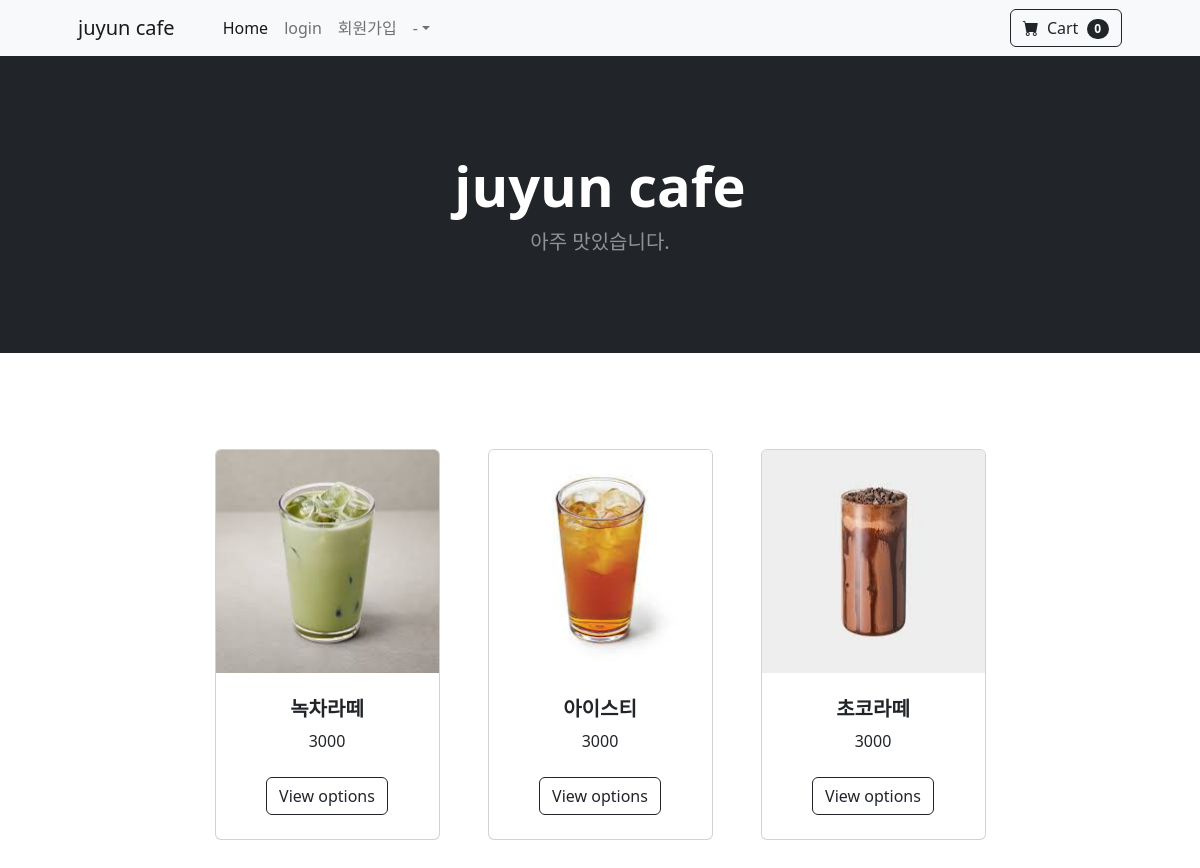
Page /question/list/ on the earlier database version.
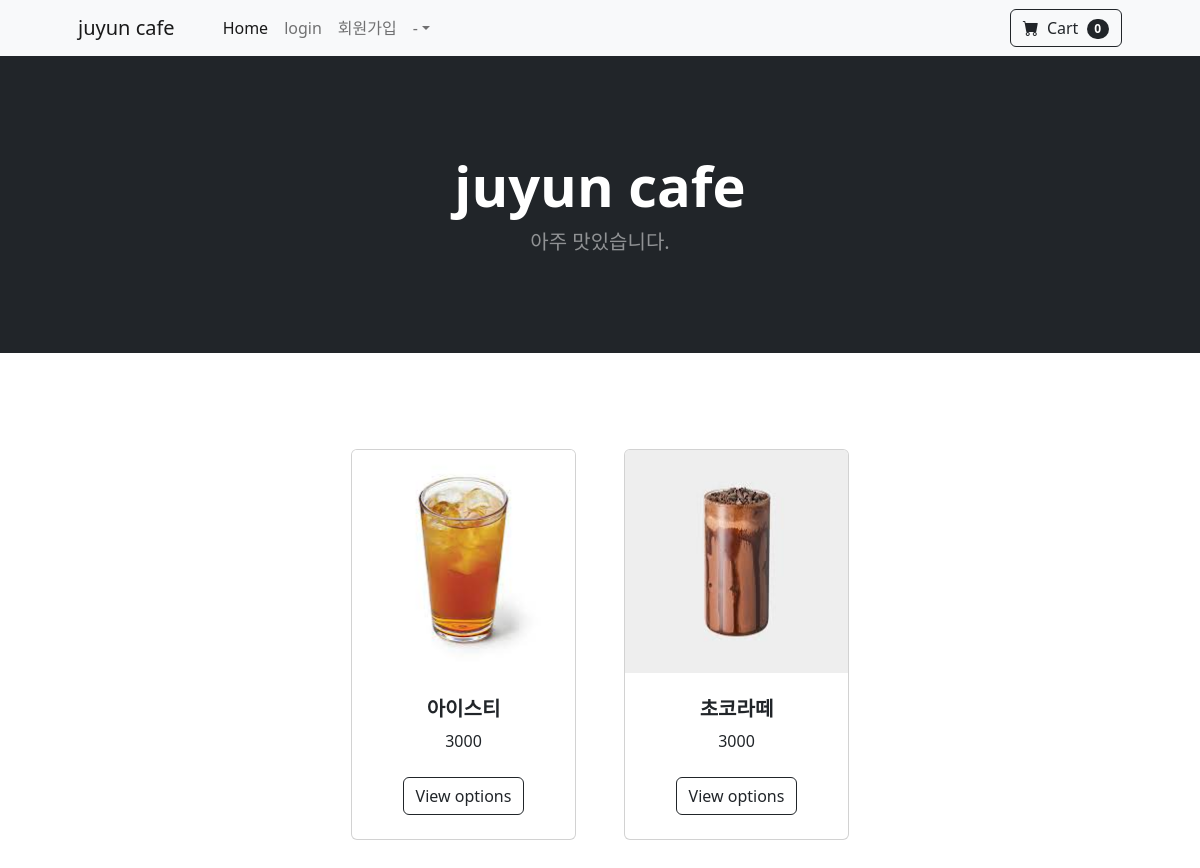
Same page on the later database version.
### pybo/models.py (models this page shows)
class Question(db.Model):
    id = db.Column(db.Integer, primary_key=True)
    subject = db.Column(db.String(200), nullable=False)
    content = db.Column(db.String(200), nullable=False)
    price = db.Column(db.String(200), nullable=False)
    create_date = db.Column(db.DateTime(), nullable=False)

### pybo/views/question_views.py (the view)
@bp.route('/list/')
def _list():
    question_list = Question.query.order_by(Question.create_date.desc())
    return render_template('question/question_list.html', question_list=question_list)

### pybo/views/auth_views.py (called while the page is built)
@bp.before_app_request
def load_logged_in_user():
    user_id = session.get('user_id')
    if user_id is None:
        g.user = None
    else:
        g.user = User.query.get(user_id)

### pybo/templates/question/question_list.html (shortened to what this page needs)
<!DOCTYPE html>
<html lang="en">
    <head>
        <link href="https://cdn.jsdelivr.net/npm/bootstrap-icons@1.5.0/font/bootstrap-icons.css" rel="stylesheet" />
        <link href="/static/css/styles.css" rel="stylesheet" />
    </head>
    <body>
 <nav class="navbar navbar-expand-lg navbar-light bg-light">
    <div class="container px-4 px-lg-5">
        <a class="navbar-brand" href="#!">juyun cafe</a>
        <div class="collapse navbar-collapse" id="navbarSupportedContent">
            <ul class="navbar-nav me-auto mb-2 mb-lg-0 ms-lg-4">
                <li class="nav-item"><a class="nav-link active" aria-current="page" href="#!">Home</a></li>
                {%if g.user%}
                <li class="nav-item"><a class="nav-link" href="{{ url_for('auth.logout') }}">{{ g.user.username }} (로그아웃)</a></li>
                {%else%}
                <li class="nav-item"><a class="nav-link" href="{{ url_for('auth.login') }}">login</a></li>
                <li class="nav-item"><a class="nav-link" href="{{ url_for('auth.signup') }}">회원가입</a></li>
                {%endif%}
                <li class="nav-item dropdown">
                    <a class="nav-link dropdown-toggle" id="navbarDropdown" href="#" role="button" data-bs-toggle="dropdown" aria-expanded="false">-</a>
                </li>
            </ul>
            <form class="d-flex">
                <button class="btn btn-outline-dark" type="submit">
                    <i class="bi-cart-fill me-1"></i>
                    Cart
                    <span class="badge bg-dark text-white ms-1 rounded-pill">0</span>
                </button>
            </form>
        </div>
    </div>
</nav>
<header class="bg-dark py-5">
    <div class="container px-4 px-lg-5 my-5">
        <div class="text-center text-white">
            <h1 class="display-4 fw-bolder">juyun cafe</h1>
            <p class="lead fw-normal text-white-50 mb-0">아주 맛있습니다.</p>
        </div>
    </div>
</header>
<section class="py-5">
    <div class="container px-4 px-lg-5 mt-5">
        <div class="row gx-4 gx-lg-5 row-cols-2 row-cols-md-3 row-cols-xl-4 justify-content-center">
{% if question_list %}
    {% for question in question_list %}
    <div class="col mb-5">
        <div class="card h-100">
            <img class="card-img-top" src="/static/image/{{question.subject}}" alt="..." />
            <div class="card-body p-4">
                <div class="text-center">
                    <h5 class="fw-bolder">{{ question.content }}</h5>
                    {{ question.price }}
                </div>
            </div>
            <div class="card-footer p-4 pt-0 border-top-0 bg-transparent">
                <div class="text-center"><a class="btn btn-outline-dark mt-auto" href="{{ url_for('question.detail', question_id=question.id) }}">View options</a></div>
            </div>
        </div>
    </div>
    {% endfor %}
{% else %}
    <p>질문이 없습니다.</p>
{% endif %}
</div>
</div>
</section>
</body>
</html>

Differences in the rows shown:
removed Question: subject (picture), content "녹차라떼", price "3000"
